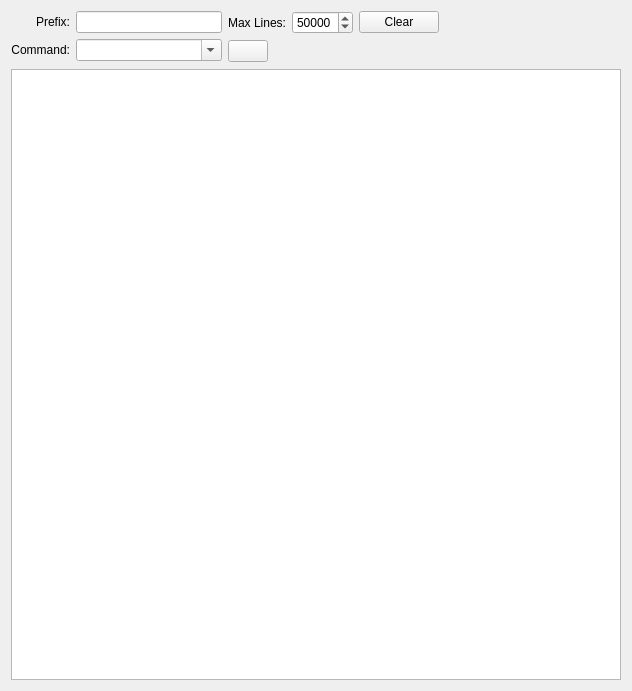
<ui version="4.0" >
 <class>AConsolePageClass</class>
 <widget class="QWidget" name="AConsolePageClass" >
  <property name="geometry" >
   <rect>
    <x>0</x>
    <y>0</y>
    <width>632</width>
    <height>691</height>
   </rect>
  </property>
  <property name="windowTitle" >
   <string>Console Page</string>
  </property>
  <layout class="QVBoxLayout" >
   <item>
    <layout class="QGridLayout" >
     <item rowspan="2" row="0" column="0" >
      <layout class="QGridLayout" >
       <item row="0" column="0" >
        <widget class="QLabel" name="upPrefixLabel" >
         <property name="sizePolicy" >
          <sizepolicy vsizetype="Preferred" hsizetype="Preferred" >
           <horstretch>0</horstretch>
           <verstretch>0</verstretch>
          </sizepolicy>
         </property>
         <property name="layoutDirection" >
          <enum>Qt::LeftToRight</enum>
         </property>
         <property name="text" >
          <string>Prefix:</string>
         </property>
         <property name="alignment" >
          <set>Qt::AlignRight|Qt::AlignTrailing|Qt::AlignVCenter</set>
         </property>
         <property name="buddy" >
          <cstring>upPrefixLineEdit</cstring>
         </property>
        </widget>
       </item>
       <item row="0" column="1" >
        <widget class="QLineEdit" name="upPrefixLineEdit" >
         <property name="sizePolicy" >
          <sizepolicy vsizetype="Fixed" hsizetype="MinimumExpanding" >
           <horstretch>0</horstretch>
           <verstretch>0</verstretch>
          </sizepolicy>
         </property>
        </widget>
       </item>
       <item row="1" column="0" >
        <widget class="QLabel" name="upCmdLabel" >
         <property name="sizePolicy" >
          <sizepolicy vsizetype="Preferred" hsizetype="Preferred" >
           <horstretch>0</horstretch>
           <verstretch>0</verstretch>
          </sizepolicy>
         </property>
         <property name="layoutDirection" >
          <enum>Qt::LeftToRight</enum>
         </property>
         <property name="text" >
          <string>Command:</string>
         </property>
         <property name="alignment" >
          <set>Qt::AlignRight|Qt::AlignTrailing|Qt::AlignVCenter</set>
         </property>
         <property name="buddy" >
          <cstring>upCmdCombo</cstring>
         </property>
        </widget>
       </item>
       <item row="1" column="1" >
        <widget class="QComboBox" name="upCmdCombo" >
         <property name="sizePolicy" >
          <sizepolicy vsizetype="Fixed" hsizetype="MinimumExpanding" >
           <horstretch>0</horstretch>
           <verstretch>0</verstretch>
          </sizepolicy>
         </property>
         <property name="editable" >
          <bool>true</bool>
         </property>
         <property name="insertPolicy" >
          <enum>QComboBox::InsertAtTop</enum>
         </property>
        </widget>
       </item>
      </layout>
     </item>
     <item row="0" column="1" >
      <layout class="QHBoxLayout" >
       <item>
        <widget class="QLabel" name="upMaxLabel" >
         <property name="sizePolicy" >
          <sizepolicy vsizetype="Preferred" hsizetype="Preferred" >
           <horstretch>0</horstretch>
           <verstretch>0</verstretch>
          </sizepolicy>
         </property>
         <property name="text" >
          <string>Max Lines:</string>
         </property>
         <property name="alignment" >
          <set>Qt::AlignRight|Qt::AlignTrailing|Qt::AlignVCenter</set>
         </property>
         <property name="buddy" >
          <cstring>upMaxSpinBox</cstring>
         </property>
        </widget>
       </item>
       <item>
        <widget class="QSpinBox" name="upMaxSpinBox" >
         <property name="sizePolicy" >
          <sizepolicy vsizetype="Fixed" hsizetype="Expanding" >
           <horstretch>0</horstretch>
           <verstretch>0</verstretch>
          </sizepolicy>
         </property>
         <property name="maximum" >
          <number>99999</number>
         </property>
         <property name="value" >
          <number>50000</number>
         </property>
        </widget>
       </item>
       <item>
        <widget class="QPushButton" name="upClearButton" >
         <property name="sizePolicy" >
          <sizepolicy vsizetype="Fixed" hsizetype="Minimum" >
           <horstretch>0</horstretch>
           <verstretch>0</verstretch>
          </sizepolicy>
         </property>
         <property name="text" >
          <string>Clear</string>
         </property>
        </widget>
       </item>
       <item>
        <spacer>
         <property name="orientation" >
          <enum>Qt::Horizontal</enum>
         </property>
         <property name="sizeHint" >
          <size>
           <width>182</width>
           <height>23</height>
          </size>
         </property>
        </spacer>
       </item>
      </layout>
     </item>
     <item row="1" column="1" >
      <layout class="QHBoxLayout" >
       <item>
        <widget class="QPushButton" name="upGoButton" >
         <property name="sizePolicy" >
          <sizepolicy vsizetype="Fixed" hsizetype="Fixed" >
           <horstretch>0</horstretch>
           <verstretch>0</verstretch>
          </sizepolicy>
         </property>
         <property name="text" >
          <string/>
         </property>
        </widget>
       </item>
       <item>
        <spacer>
         <property name="orientation" >
          <enum>Qt::Horizontal</enum>
         </property>
         <property name="sizeHint" >
          <size>
           <width>311</width>
           <height>23</height>
          </size>
         </property>
        </spacer>
       </item>
      </layout>
     </item>
    </layout>
   </item>
   <item>
    <widget class="ATextEdit" name="upTextEdit" />
   </item>
  </layout>
 </widget>
 <customwidgets>
  <customwidget>
   <class>ATextEdit</class>
   <extends>QTextEdit</extends>
   <header>atextedit.h</header>
  </customwidget>
 </customwidgets>
 <tabstops>
  <tabstop>upPrefixLineEdit</tabstop>
  <tabstop>upClearButton</tabstop>
  <tabstop>upCmdCombo</tabstop>
  <tabstop>upGoButton</tabstop>
  <tabstop>upMaxSpinBox</tabstop>
  <tabstop>upTextEdit</tabstop>
 </tabstops>
 <resources/>
 <connections/>
</ui>
